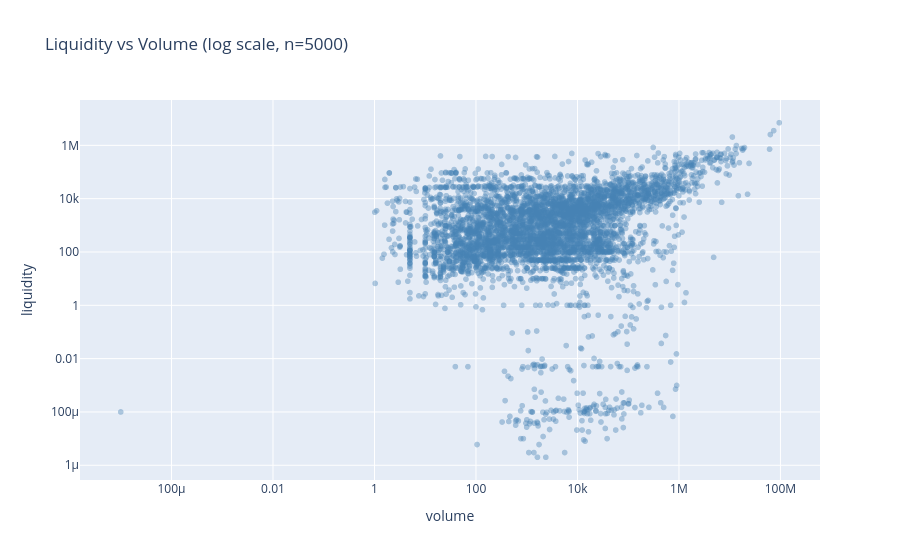

This figure's notebook cell:
### Code cell
# Liquidity vs Volume scatter - market quality quadrants
sample = markets[
    (markets['volume'] > 0) & 
    (markets['liquidity'] > 0)
].sample(5000, random_state=42)

fig = px.scatter(
    sample,
    x='volume',
    y='liquidity',
    log_x=True,
    log_y=True,
    opacity=0.4,
    title='Liquidity vs Volume (log scale, n=5000)',
    color_discrete_sequence=['steelblue']
)
fig.show()

### Figure 1 — Plotly figure (JSON) as saved in the notebook; plotly's stock layout.template omitted (floating-point values rounded to 4 significant figures; data arrays with more than 128 entries replaced by an {"elided": "..."} marker saying what was removed)
{"data": [{"hovertemplate": "volume=%{x}<br>liquidity=%{y}<extra></extra>", "legendgroup": "", "marker": {"color": "steelblue", "opacity": 0.4, "symbol": "circle"}, "mode": "markers", "name": "", "showlegend": false, "type": "scattergl", "x": {"elided": "5000 float values"}, "xaxis": "x", "y": {"elided": "5000 float values"}, "yaxis": "y"}], "layout": {"legend": {"tracegroupgap": 0}, "title": {"text": "Liquidity vs Volume (log scale, n=5000)"}, "xaxis": {"anchor": "y", "domain": [0, 1], "title": {"text": "volume"}, "type": "log"}, "yaxis": {"anchor": "x", "domain": [0, 1], "title": {"text": "liquidity"}, "type": "log"}}}
